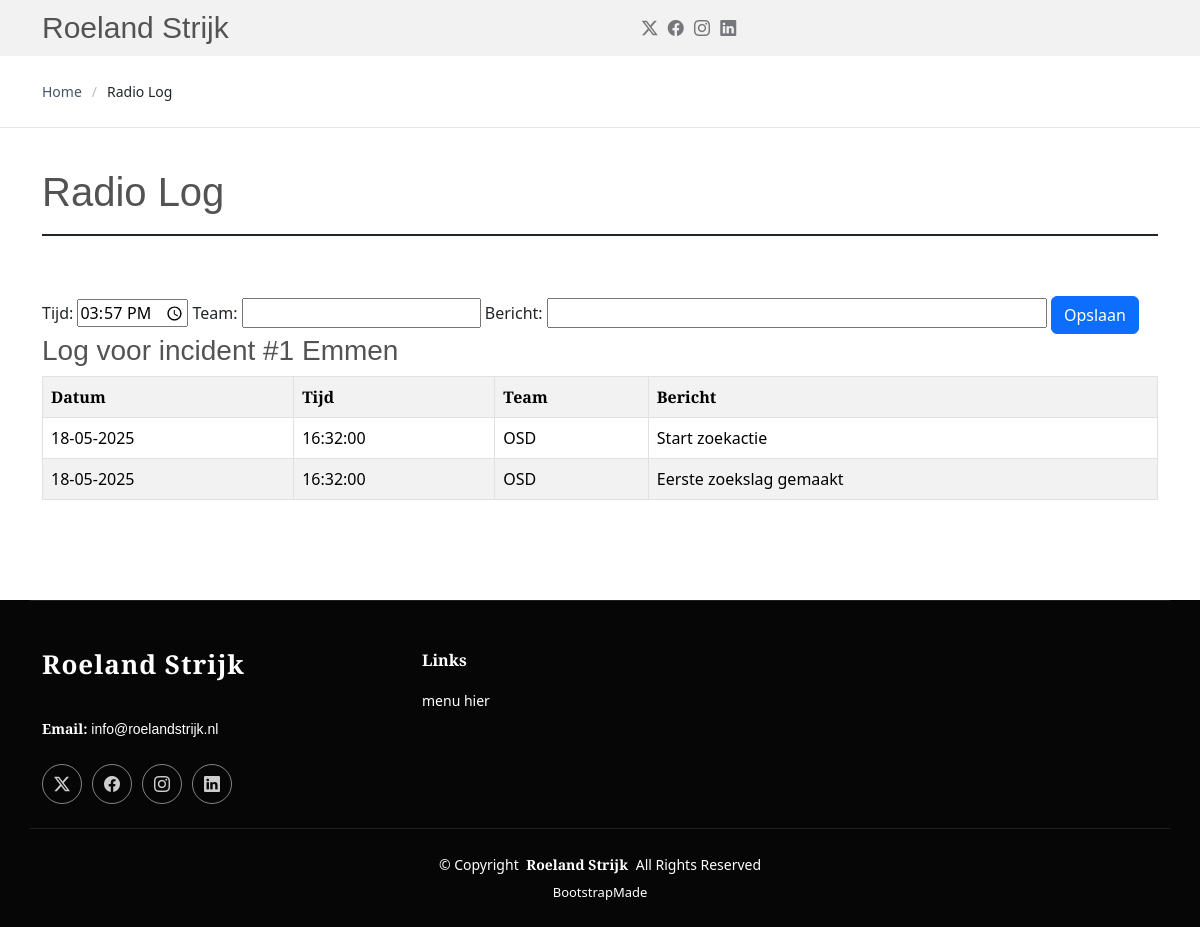
Before: /radiolog/logs with the older database file.
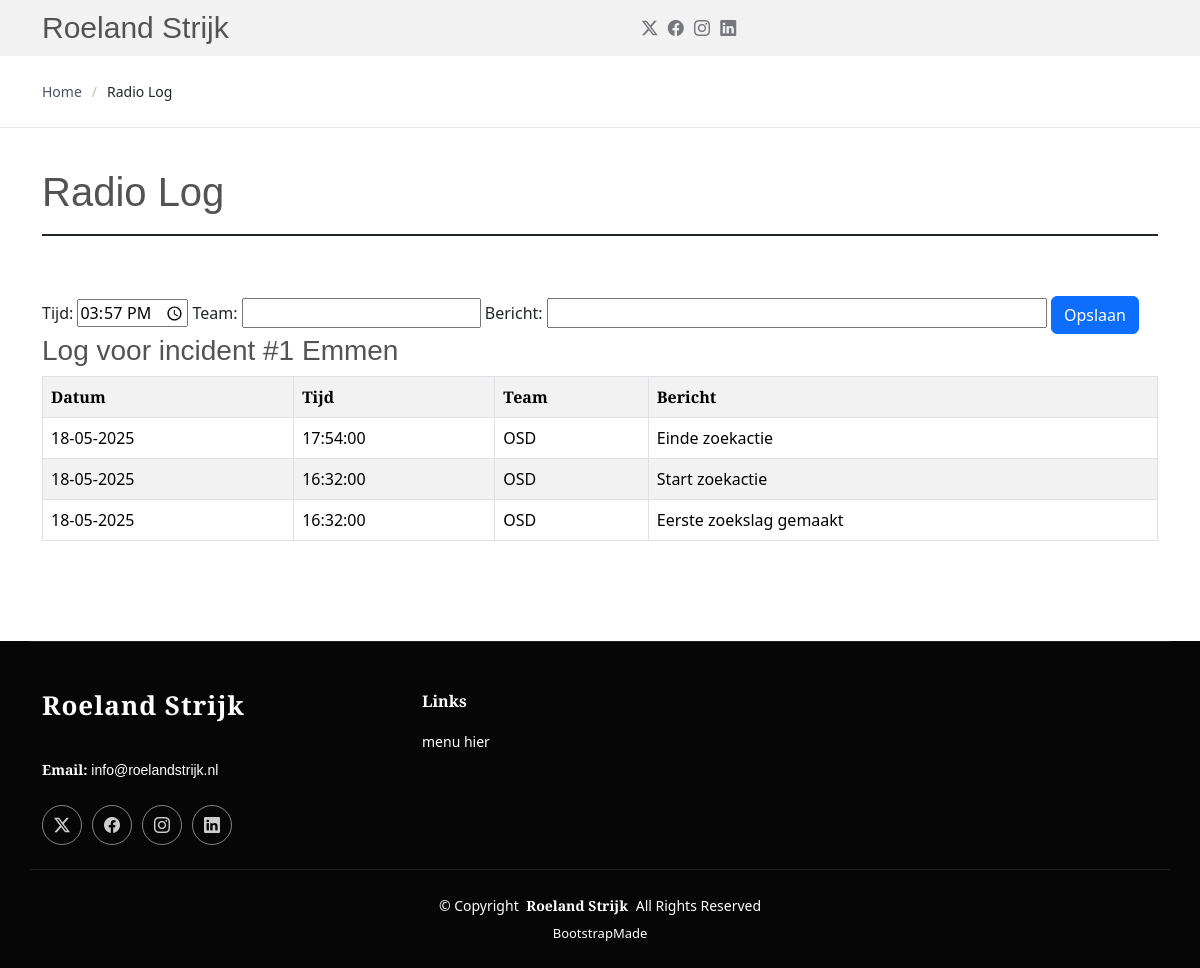
After: the same page with the newer database file.
### sarforms/models.py (models this page shows, shortened)
class Form133Next(models.Model):
    incident_nr = models.IntegerField(null=True, blank=True)
    incident_naam = models.CharField(max_length=30, null=True, blank=True)
    locatie = models.CharField(max_length=100, null=True, blank=True)
    datum = models.DateField(null=True, blank=True)
    tijd = models.TimeField()
    team = models.CharField(max_length=50)
    bericht = models.CharField(max_length=100)

### sarforms/views.py (the view)
# urls.py: path('logs', views.radio_log_combined, name="form133next"),
def radio_log_combined(request):
    if request.method == "POST":
        form = Form133NextForm(request.POST)
        if form.is_valid():
            form.save()
    max_incident_nr = Form133.objects.aggregate(Max('incident_nr'))['incident_nr__max']
    logs = Form133Next.objects.filter(incident_nr=max_incident_nr).order_by('-datum', '-tijd')
    incidenten = Form133.objects.all()
    laatste = Form133.objects.last()
    form = Form133NextForm(initial={'incident_nr': max_incident_nr})
    context = {
        'form': form,
        'form133next': logs,
        'form133': incidenten,
        'laatste': laatste,
    }
    return render(request, 'radio_log_combined.html', context)

### sarforms/forms.py
class Form133NextForm(forms.ModelForm):
    class Meta:
        model = Form133Next
        fields = ['incident_nr', 'incident_naam', 'locatie', 'datum', 'tijd', 'team', 'bericht']
        widgets = {
            'datum': forms.HiddenInput(),
            'tijd': forms.TimeInput(format='%H:%M:%S', attrs={'type': 'time'}),
            'incident_nr': forms.HiddenInput(),
            'incident_naam': forms.HiddenInput(),
            'locatie': forms.HiddenInput(),
            'bericht': forms.TextInput(attrs={'style': 'width: 500px;'}),
            'team': forms.TextInput(),
        }
    def __init__(self, *args, **kwargs):
        super().__init__(*args, **kwargs)
        self.fields['datum'].initial = timezone.localdate()
        self.fields['tijd'].initial = timezone.localtime().strftime("%H:%M")
        try:
            laatste = Form133Next.objects.latest('id')
            self.fields['incident_naam'].initial = laatste.incident_naam
            self.fields['locatie'].initial = laatste.locatie
        except Form133Next.DoesNotExist:
            pass

### templates/radio_log_combined.html (shortened to what the changed rows need)
{% load static %}
<!DOCTYPE html>
<html lang="en">
<head>
  <link href="{% static 'assets/vendor/bootstrap/css/bootstrap.min.css' %}" rel="stylesheet">
  <link href="{% static 'assets/vendor/bootstrap-icons/bootstrap-icons.css' %}" rel="stylesheet">
  <link href="{% static 'assets/vendor/aos/aos.css' %}" rel="stylesheet">
  <link href="{% static 'assets/vendor/swiper/swiper-bundle.min.css' %}" rel="stylesheet">
  <link href="{% static 'assets/css/main.css' %}" rel="stylesheet">
</head>
<body class="index-page">
  <header id="header" class="header d-flex align-items-center sticky-top">
    <div class="container position-relative d-flex align-items-center justify-content-between">
      <a href="/" class="logo d-flex align-items-center me-auto me-xl-0">
        <h1 class="sitename">Roeland Strijk</h1>
      </a>
    </div>
  </header>
  <main class="main">
    <section id="starter-section" class="starter-section section">
      <div class="container section-title" data-aos="fade-up">
        <div class="section-title-container d-flex align-items-center justify-content-between">
          <h2>Radio Log</h2>
        </div>
      </div>
      <div class="container section-title" data-aos="fade-up">
  <form method="post">
   {{ form.as_table }}
</form>
 <div class="table-responsive-md">
    <table border="1" class="table table-striped table-bordered">
        <tr>
            <th>Datum</th>
            <th>Tijd</th>
            <th>Team</th>
            <th>Bericht</th>
        </tr>
        {% for log in form133next%}
        <tr>
            <td>{{ log.datum|date:"d-m-Y"}}</td>
            <td>{{ log.tijd|date:"H:i:s"}}</td>
            <td>{{ log.team }}</td>
            <td>{{ log.bericht }}</td>
        </tr>
        {% empty %}
        <tr><td colspan="4">Geen logs gevonden.</td></tr>
        {% endfor %}
    </table>
  </div>
</div>
   </section>
  </main>
</body>
</html>

Changed rows visible on the page:
added Form133Next: datum "18-05-2025", tijd "17:54:00", team "OSD", bericht "Einde zoekactie"
